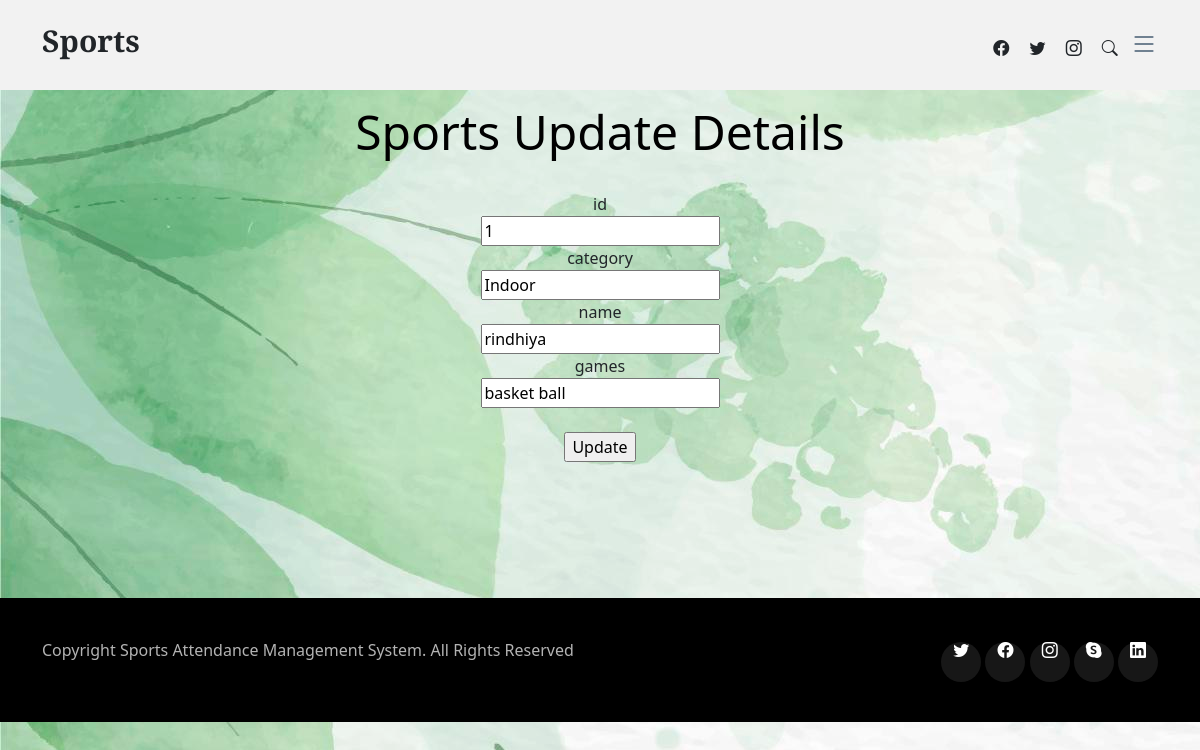
Page /sprtupdate.php?select=1 on the committed database.
### tables this page shows
CREATE TABLE IF NOT EXISTS `sprtslist` (
  `id` int(50) NOT NULL AUTO_INCREMENT,
  `category` varchar(50) NOT NULL,
  `name` varchar(50) NOT NULL,
  `games` varchar(50) NOT NULL,
  PRIMARY KEY (`id`)
);

### sprtupdate.php (the view, shortened to what this page needs)
<?php
	include_once("style.php");
	include_once("adminheader.php");
?>
<?php
if(isset($_GET['select'])){
$query2 = "select * from sprtslist where id='".$_GET['select']."'";
			$result = mysql_query($query2);
			if(mysql_num_rows($result)){
			$row = mysql_fetch_assoc($result);
			}
}
?>
                       <div class="container">
<form action="" method="post" enctype="multipart/form-data" name="addroom">
<center>
<br>
<br>
<br>
<br>
<center><font color="black" size="8">Sports Update Details </font></center>
 id<br />
 <input name="id" type="text" value="<?php  echo $row['id']; ?>" />
 <br />
category<br />
 <input name="cat" type="text"  value="<?php  echo $row['category']; ?>" />
 <br />
name<br />
 <input name="name" type="text" value="<?php  echo $row['name']; ?>" class="ed" id="cou" />
 <br />
 games<br />
 <input type="text" name="gam" value="<?php  echo $row['games']; ?>" class="ed"><br />
  <input type="submit" name="submit" value="Update" id="button1" />
  <br>
 </center>
 </form>
</div>
<br>
<br>
<br>
<br>
<br>
<?php
	include_once("footer.php");
	?>

### assets/css/main.css (style rules this page uses)
body { color: rgba(var(--color-primary-rgb), 1); }

### sprtupdate.php (style rules this page uses)
body { background-image: url("image.jpg"); }

### rows in the picture
sprtslist: id "1", cat "Indoor", name "rindhiya", gam "basket ball"
